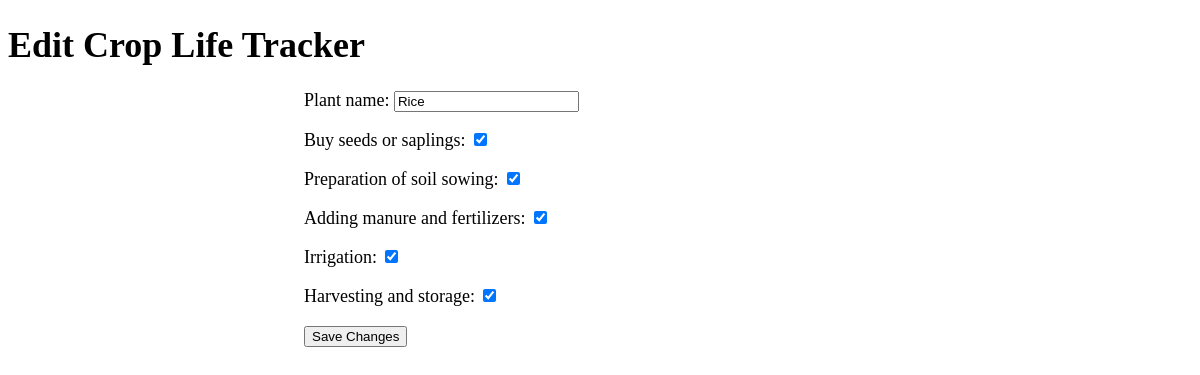
The page /edit_crop_life_tracker/24/ on the database its author committed.
### app/models.py (models this page shows, shortened)
class CropLifeTracker(models.Model):
    plant_name = models.CharField(max_length=100)
    buy_seeds_or_saplings = models.BooleanField(default=False)
    preparation_of_soil_sowing = models.BooleanField(default=False)
    adding_manure_and_fertilizers = models.BooleanField(default=False)
    irrigation = models.BooleanField(default=False)
    harvesting_and_storage = models.BooleanField(default=False)

### app/views.py (the view)
# urls.py: path('edit_crop_life_tracker/<int:pk>/', views.edit_crop_life_tracker, name='edit_crop_life_tracker'),
def edit_crop_life_tracker(request, pk):
    crop_life_tracker = get_object_or_404(CropLifeTracker, pk=pk)
    if request.method == 'POST':
        form = CropLifeTrackerForm(request.POST, instance=crop_life_tracker)
        if form.is_valid():
            form.save()
            return redirect('crop_life_track_updates')
    else:
        form = CropLifeTrackerForm(instance=crop_life_tracker)
    return render(request, 'edit_crop_life_tracker.html', {'form': form})

### app/forms.py
class CropLifeTrackerForm(forms.ModelForm):
    class Meta:
        model = CropLifeTracker
        fields = '__all__'

### templates/edit_crop_life_tracker.html (shortened to what this page needs)
<!DOCTYPE html>
<html lang="en">
<head>
</head>
<body>
    <h1>Edit Crop Life Tracker</h1>
    <form method="POST">
        {{ form.as_p }}
        <button type="submit">Save Changes</button>
    </form>
</body>
</html>

### templates/edit_crop_life_tracker.html (style rules this page uses)
@media only screen and (min-width: 1025px) { body { font-size: 18px; } }
@media only screen and (min-width: 1025px) { form { width: 50%; margin: 0 auto; } }

### rows shown on the page
CropLifeTracker: plant_name "Rice", buy_seeds_or_saplings "☑", preparation_of_soil_sowing "☑", adding_manure_and_fertilizers "☑", irrigation "☑", harvesting_and_storage "☑"
